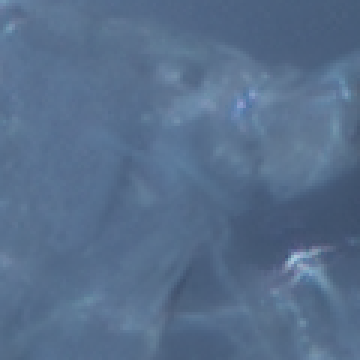
#> input picture experiments/donor-consistency/review-1/competing-structure-baseline-zoom.png, 360 x 360 px, given in place of result-overview.jpg, which was not available
$ python lenses.py ../../../donor-consistency/review-1/competing-structure-baseline-zoom.png ../../../donor-consistency/review-1/competing-structure-board.png
#> lines starting #> are read from the running program, lines starting #| are printed output that depends on the picture
"""The calibration's lenses, drawn from real measurements of the dragonfly on the rig: what the
proposal's stage overlays would show. Pictures of the owner's subject: written to scratch only.

  depth-live.png   focus by tile from the 36 s live sweep (33 positions 190 units apart), peaks only
  depth-raw.png    focus by tile from RAW (the stack's planes; a survey would use fewer)
  product.png      what the installed build's rule calls in focus at the stack's FIRST plane
  contrast.png     what the contrast rule calls in focus at that plane, and at a plane inside the range
  glints.png       how far the highlights rise above the base exposure's pin, by tile (stops)
  rail.png         tiles in focus by plane: the product's rule, the contrast rule, the truth; the marks

  python lenses.py <dragonfly scratch folder> <out folder>
"""
import json
import pathlib
import sys

import cv2
import matplotlib
matplotlib.use('Agg')
import matplotlib.pyplot as plt
import numpy as np

root, out = pathlib.Path(sys.argv[1]), pathlib.Path(sys.argv[2])
out.mkdir(parents=True, exist_ok=True)
base = cv2.cvtColor(cv2.imread(str(root / 'result-overview.jpg')), cv2.COLOR_BGR2RGB).astype(np.float32) / 255.0
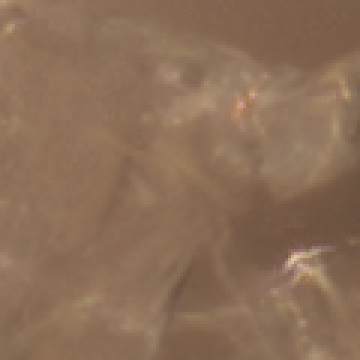
#> base: shape (360, 360, 3) float32; mean B, G, R 0.341, 0.431, 0.546
H, W = base.shape[:2]
#> H = 360; W = 360
photo = np.clip(base * 2.2, 0, 1) ** 0.9                       # the stage shows the picture lifted, as live view does
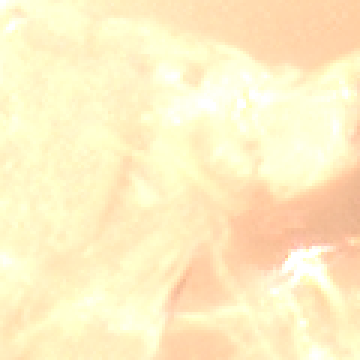
#> photo: shape (360, 360, 3) float32; mean B, G, R 0.772, 0.941, 0.999
#> (the run stopped early here; a loop or call above may not have finished)

$ run again, on experiments/donor-consistency/review-1/competing-structure-board.png
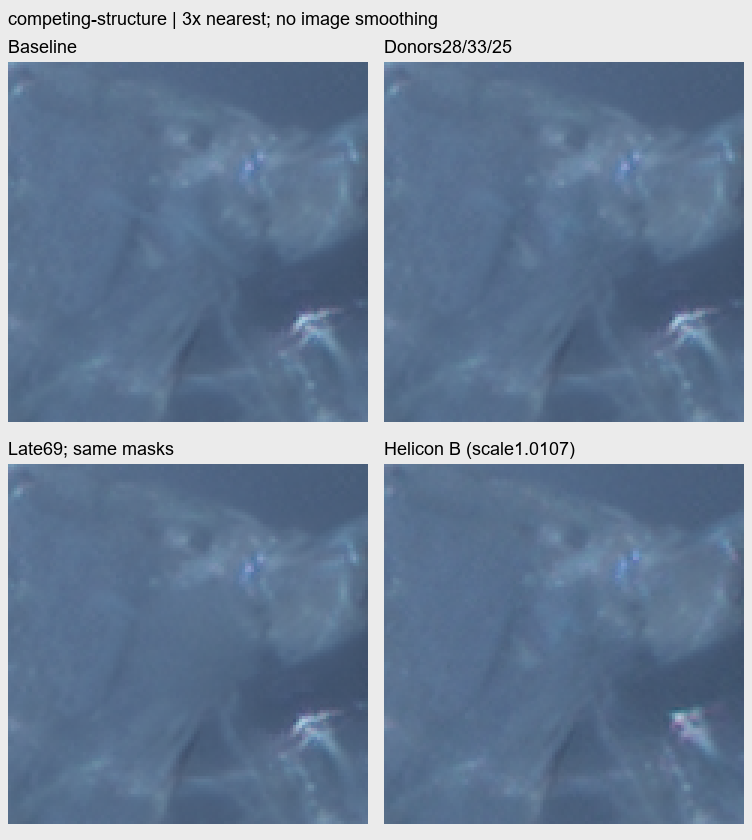
#> input picture experiments/donor-consistency/review-1/competing-structure-board.png, 752 x 840 px, given in place of result-overview.jpg, which was not available
#> `base = cv2.cvtColor(cv2.imread(str(root / 'result-overview.jpg')), cv2..`:
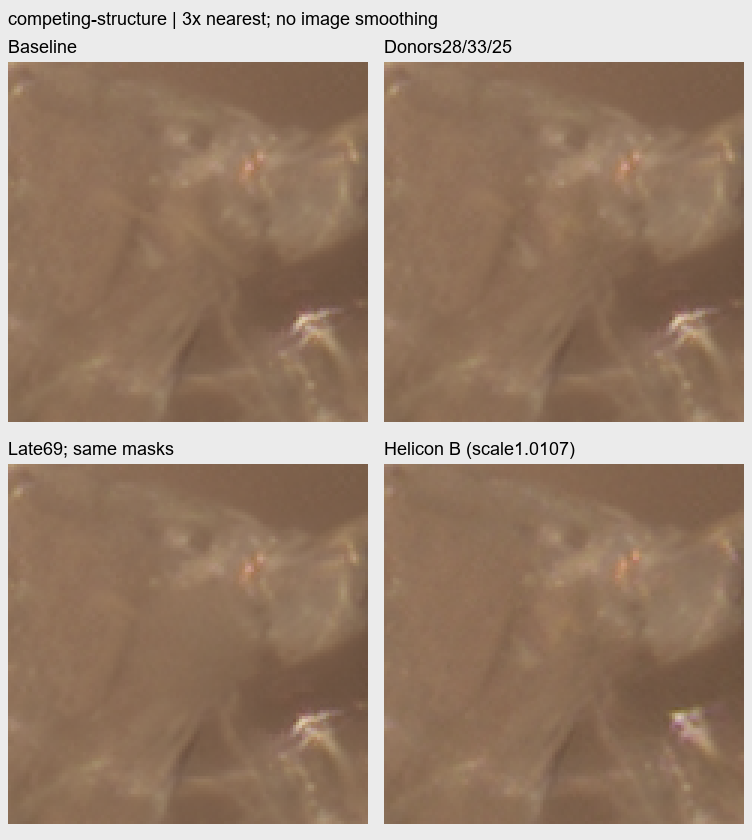
#> base: shape (840, 752, 3) float32; mean B, G, R 0.44, 0.514, 0.607
#> `photo = np.clip(base * 2.2, 0, 1) ** 0.9`:
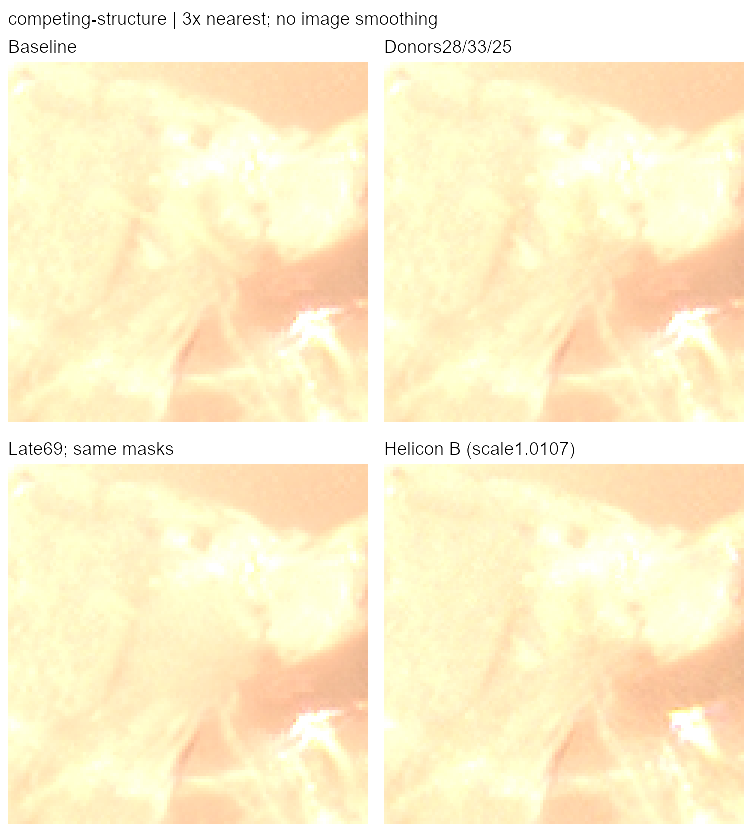
#> photo: shape (840, 752, 3) float32; mean B, G, R 0.808, 0.949, 0.995
